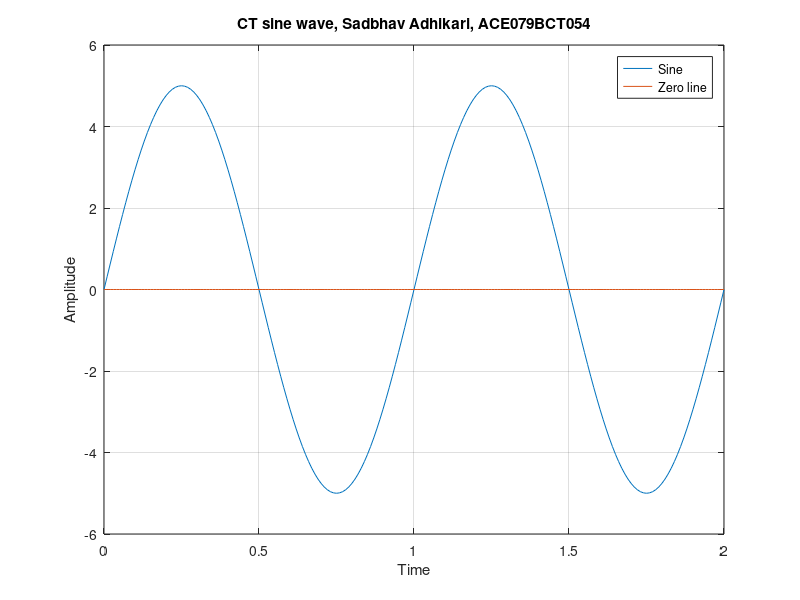

The MATLAB source for this figure:
t = 0:0.01:2;
a = 5;
f = 1;

y1 = a * sin(2 * pi * f * t);
x = t;
plot(x, y1);
hold on;
plot(t, zeros(size(t)))

title("CT sine wave, Sadbhav Adhikari, ACE079BCT054")
xlabel("Time");
ylabel("Amplitude");
legend("Sine", "Zero line");
grid on;